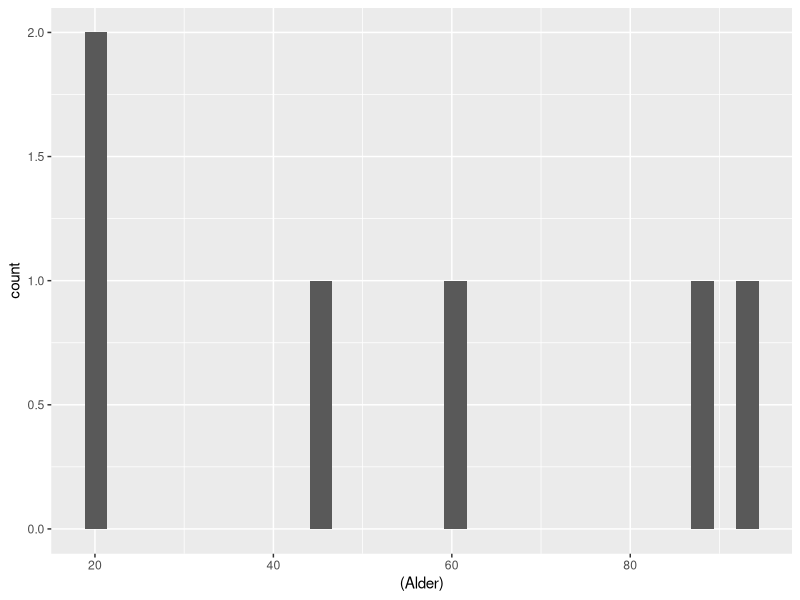

Source code (R):
 
#Hvis jeg kjører kode her, vil dere se resultatene som vanlig tekst under. Vi kan jo gjøre et lite forsøk
# med noe enkel matte! For å kjøre koden setter dere musen ved siden av, og trykker ctrl+enter. 
100/2+4


#Her ønsker jeg å lage et objekt. I første omgang kan vi prøve å lage en vektor. Dette er et objekt
#som inneholder flere elementer, f.eks. tall av samme klasse. La oss først prøve å lage en med ett
#tall. For å gjøre dette må vi først velge et navn, så bruke det som heter en "assigner", og så
#skrive hva den skal inneholde. Her lager jeg en vektor som heter "To" og som inneholder tallet 2. 
To <- 2
# <- er det som er assigneren. Den sier bare at det som kommer på venstresiden skal lagres med 
#navnet som er på høyresiden. Om dere kjører koden (ctrl+enter med musen ved siden av, eller
#teksten markert) vil dere se i envoirnment at det kommer en linje hvor det står "To   2", dette
#betyr at vi har laget en variabel med navn To som inneholder verdien 2. 
#Nå som vi har et objekt kan vi begynne å bruke det til noe. Først kan vi prøve å gjøre matte igjen:
2 + To 


#Som dere ser kan jeg nå skrive 2 + To og få ut resultatet fire. Når vi nå skriver "To" vet R at vi
# *egentlig* mener tallet 2. For så enkle ting som dette er sikkert enklere å bare skrive 2, eller
#bare bruke en kalkulator for den saks skyld. Det fine med objekter er at de kan inneholde veldig mye
#informasjon! I første omgang kan vi prøve å lagre flere tall. Det er flere måter vi kan gjøre dette
#på, f.eks. kan vi skrive 1:10 for å få alle heltallene mellom 1 og 10, eller skrive c(1,22,5,2,1) for
#å lage en rekke tall. I det siste skiller jeg tallene med komma. Objektene kan hete hva du vil forøvrig. 
Hva_Du_Vil <- 1:100
Forovrig <- c(1,4,56,8,4,2,4)
#Eneste er at du ikke kan ha mellomrom i navnene eller tall som første tegn, og det er god kutyme å unnå
#æ/ø/å generelt i script.
#Nå som vi har et script med flere elementer kan vi prøve å kjøre noen funksjoner på dem
#Det kan nevnes at funksjoner faktisk er objekter de og, men det blir først innteresant når du holder
#på med litt mer avansert kode. La oss se om vi kan finne gjennomsnittet av disse vektorene. 
mean(Forovrig)
mean(Hva_Du_Vil)

#La oss si at vi vil ha element nr. 5 i vektoren Forovrig.
Forovrig[5] #Når vi kjører denne ser vi at vi får ut tallet 5,
#og dette kan vi jo også sjekke i envorement for å se at stemmer. 

#På samme måte som vi definerte en rekke tall istad, kan vi også bruke dette
#for å få ut en rekke elementer. 

Forovrig[3:6]
Forovrig[c(3,5,3,6)]
#Her kan vi også finne gjennomsnittet av kun disse tallene
mean(Forovrig[c(3,5,3,6)])
#Eller bruke disse som en ny vekter
Ny_Vektor <- Forovrig[c(3,5,3,6)]


#For å sjekke om noe er numeric kan vi bruke funksjonen is.numeric()

is.numeric(Hva_Du_Vil)
#Her ser vi at vi får opp "TRUE" som betyr at Hva_Du_Vil er et numerisk objekt


Tekst <- "Hei, jeg elsker R! <3"
#Denne klassen kan inneholde tekst, men vil f.eks. ikke kunne brukes til matte. 
mean(Tekst)
#Her ser dere at vi får en feilmelding, som sier at argumentet ikke er
#numerisk eller logisk. Funksjonen gir oss derfor resultatet NA, som
#betyr missing, altså at det ikke eksisterer et resultat. 

#Vi kan også kreve at et objekt skal ha en viss klasse. Det gjør vi med
#as. "klassenavn". Det kan føre til noen uforventede resultater. Si hvis gjør
#Forovrig om til character. 
Forovrig <- as.character(Forovrig)
mean(Forovrig)


Skolenivaer <- factor(c("Barneskole", "Ungdomskole", "Videregaende", "Videregaende", "Ungdomskole"),
                      levels = c("Barneskole", "Ungdomskole", "Videregaende"))

#Her kan vi se at vi først definerer de forskjellige verdiene som er i variabelen
#Så skriver vi hvilke nivåer den kan ha, i den rekkefølgen vi ønsker dem
#Om vi ikke hadde definert nivåene ville R gjort det automatisk i alfabetisk
#rekkefølge, som oftest går det greit men noen ganger ønsker vi det annerledes
#Nå kan vi først se på hva som er i variabelen
Skolenivaer #Kjører vi bare denne ser vi alle verdiene



#Nå kan vi lage et objekt som inneholder både tekst og tall:
TekstTall <- c(1,4,0,4, "Bamse", "R", "R Seminarer er de BESTE seminarer", 42, "the answer")
#Nå kan vi bruke funksjonen "class()" for å se hvilken klasse dette nye objektet har
class(TekstTall)


Navn <- c("Arne", "Geir", "Hans", "Kleopatra", "Mari", "Gunnar", "Kalle")
Alder <- c(60, 45, 19, 19, NA, 87, 92)
Fylke <- c("Telemark", "Finnmark", "Buskerud", NA, "Hordaland", "Vestfold", "Trøndelag" )
By <- c("Skien", "karasjok", "Kongsberg", NA, "Dale", "Stokke", "Trondhjem")
#Her lager jeg først et sett med vektorer, med litt forskjellig informasjon.
#Dere kan se i envoirnment at alle har en lengde på 7. Dette kan vi også sjekke med
#length() funksjonen. 
length(Navn)

#For å lage en data.frame kan vi bruke funksjones as.data.frame()

Personer <- data.frame(Navn, Alder, Fylke, By)


#Før har vi kun skrevet navnet på vektoren. Nå som vi har det i en dataframe, må vi først
#velge denne, og så kolonnen. Det er to måter vi kan gjøre dette på:
Personer[2,1] #Med klammeparanteser kan vi velge rad og kolonne. Rad kommer først, og så kolonnen. 
Personer[,2] #Skriver vi en tom får vi alle kollonene/radene 
Personer[2,]
#Noen ganger er det ønskelig å velge ut noen grupper i datasettet. 
#Samtidig blir det fort vanskelig å huske tallet til plasseringen,
#neste gang skal vi derfor se på noen lettere måter å gjøre dette på. 

#En mer vanlig måte å hente ut kolonner på er med '$'.
Personer$Alder #Her skriver jeg først navnet på dataframen, og så variabelen
#Som dere ser får jeg ut verdien på alle aldrene

#Her kan vi bruke mattematiske formler på samme måte som istad.
#La oss prøve å få ut gjennomsnitt og alder på personene. 

mean(Personer$Alder)



mean(Personer$Alder, na.rm = TRUE) #Her ser dere at vi får svaret 52.5 istedet.
#na.rm betyr NA remove, og når vi setter den til TRUE ber R
#om å fjerne disse NA. 


#Eller median for å finne median
median(Personer$Alder, na.rm = TRUE)

#En lettere måte å få ut alle disse på er ved å bruke summary() funksjonen.
#Da trenger vi heller ikke bruke na.rm, fordi den heller sier hvor mange NA 
#det er i vektoren

summary(Personer$Alder)



install.packages("tidyverse")
#For å innstalere bruker vi funksjonen install.packages, og skriver navnet på
#pakken i parantesene med hermetegn


#For å gjøre dette bruker vi funksjonen library()
library("tidyverse")


#For å lage en figur starter vi alltid med å definere datasettet, og kan velge
#å definere variabler

ggplot(Personer, aes((Alder))) + #Første argument er navnet på datasettet, så skriver jeg aes()
  #som står for aesthetic. Der kan vi skrive navnet på variabelen
  #Jeg skriver også en + fordi jeg skal legge til mer på neste linje
  geom_histogram() #Her velger jeg hva slags type plott jeg vil ha, denne gangen et histogram
